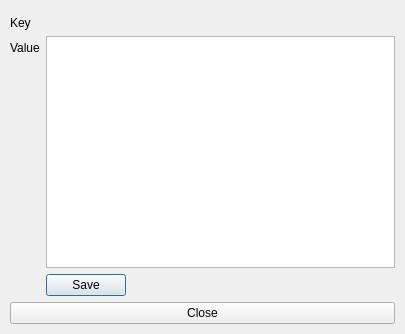
<?xml version="1.0" encoding="UTF-8"?>
<ui version="4.0">
 <class>KeyEditStringDialog</class>
 <widget class="QDialog" name="KeyEditStringDialog">
  <property name="geometry">
   <rect>
    <x>0</x>
    <y>0</y>
    <width>405</width>
    <height>334</height>
   </rect>
  </property>
  <property name="windowTitle">
   <string>View String Dialog</string>
  </property>
  <layout class="QGridLayout" name="gridLayout">
   <property name="leftMargin">
    <number>10</number>
   </property>
   <property name="topMargin">
    <number>10</number>
   </property>
   <property name="rightMargin">
    <number>10</number>
   </property>
   <property name="bottomMargin">
    <number>10</number>
   </property>
   <item row="0" column="0">
    <widget class="QWidget" name="messageWidget" native="true"/>
   </item>
   <item row="1" column="0">
    <layout class="QFormLayout" name="formLayout">
     <property name="fieldGrowthPolicy">
      <enum>QFormLayout::ExpandingFieldsGrow</enum>
     </property>
     <property name="labelAlignment">
      <set>Qt::AlignLeading|Qt::AlignLeft|Qt::AlignVCenter</set>
     </property>
     <item row="0" column="0">
      <widget class="QLabel" name="label">
       <property name="text">
        <string>Key</string>
       </property>
      </widget>
     </item>
     <item row="0" column="1">
      <widget class="QLabel" name="keyField">
       <property name="text">
        <string/>
       </property>
      </widget>
     </item>
     <item row="1" column="0">
      <widget class="QLabel" name="label_3">
       <property name="text">
        <string>Value</string>
       </property>
      </widget>
     </item>
     <item row="1" column="1">
      <widget class="QPlainTextEdit" name="valueField">
       <property name="minimumSize">
        <size>
         <width>0</width>
         <height>200</height>
        </size>
       </property>
      </widget>
     </item>
     <item row="2" column="1">
      <widget class="QPushButton" name="saveButton">
       <property name="cursor">
        <cursorShape>PointingHandCursor</cursorShape>
       </property>
       <property name="text">
        <string>Save</string>
       </property>
       <property name="default">
        <bool>true</bool>
       </property>
      </widget>
     </item>
    </layout>
   </item>
   <item row="2" column="0">
    <widget class="QPushButton" name="closeButton">
     <property name="cursor">
      <cursorShape>PointingHandCursor</cursorShape>
     </property>
     <property name="text">
      <string>Close</string>
     </property>
    </widget>
   </item>
  </layout>
 </widget>
 <resources/>
 <connections/>
</ui>
